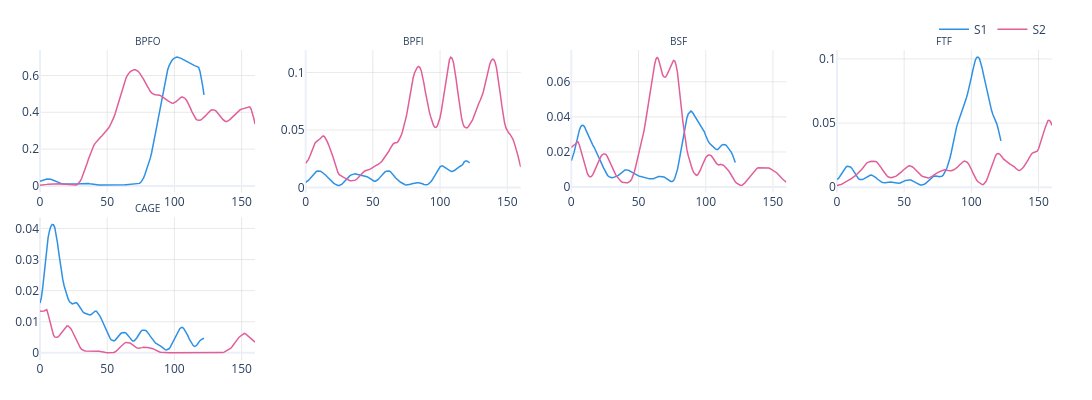

Source (notebook cell):
### Code cell
df1 = normalize_df(Rs[0],0,25)
df2 = normalize_df(Rs[1],0,25)
PlotFramesPLY([df1,df2])
